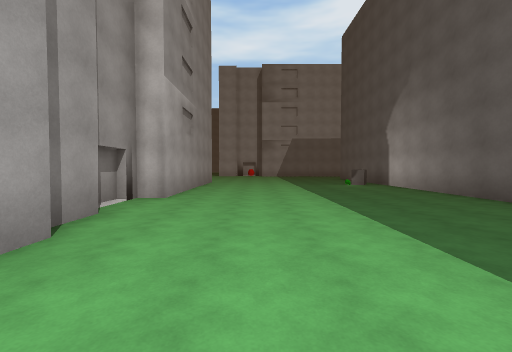
[1] (above)

24 first-person views from a walk through a scene from a Unity 3-D project. The camera is 1.5 m above the floor, tilts 2° down and sees 90° across. The floor is counted in squares, 2 m on a side. Each view is taken from the middle of a square. On the plan, view 1 faces up. The plan holds only what a view shows up to about 9 squares ahead; the rest is blank. The place goes on beyond the plan. The player character is not drawn. Some animated figures are left out.

[2]
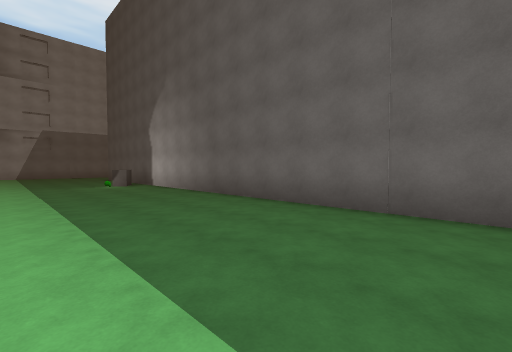

[3]
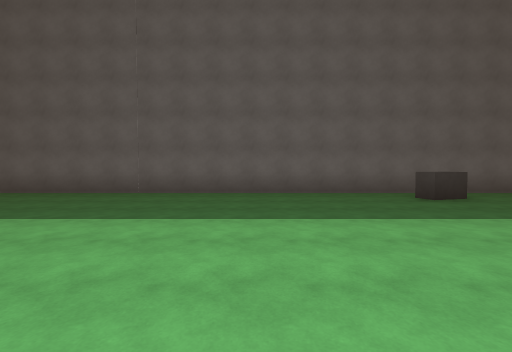

[4]
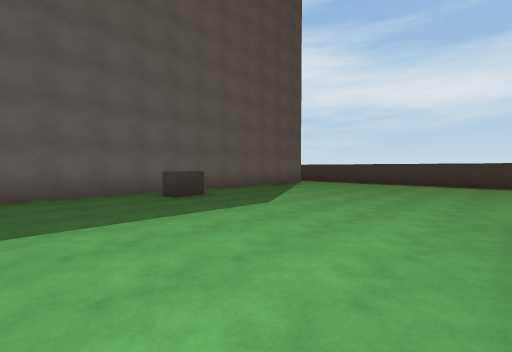

[5]
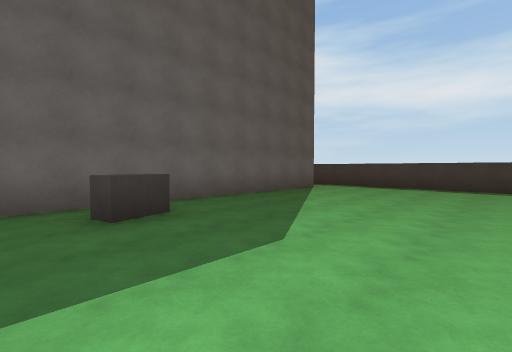

[6]
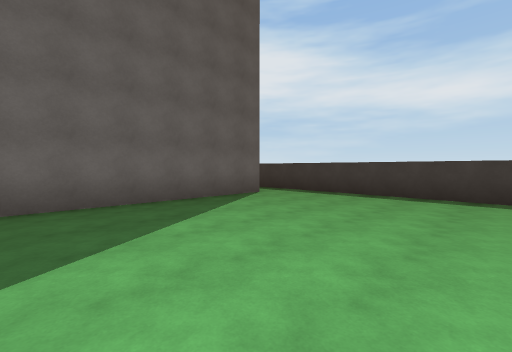

[7]
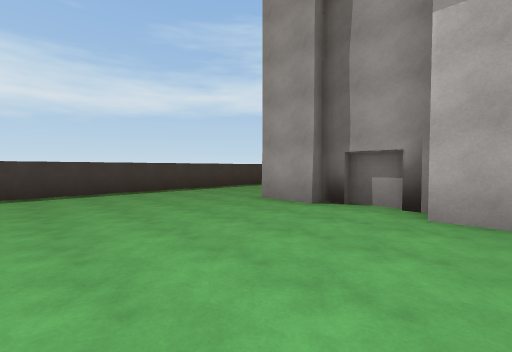

[8]
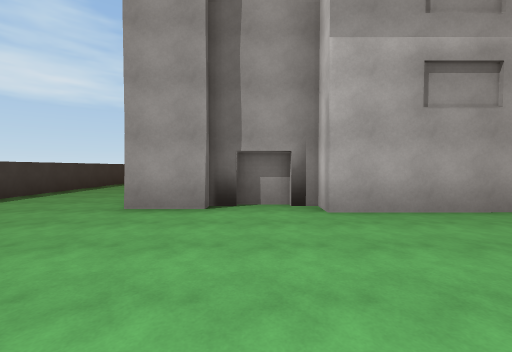

[9]
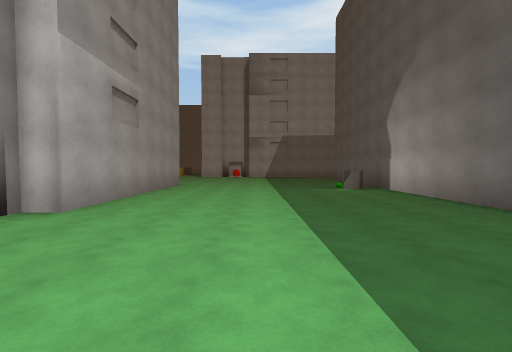

[10]
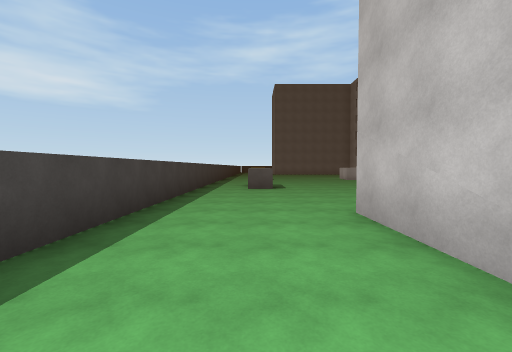

[11]
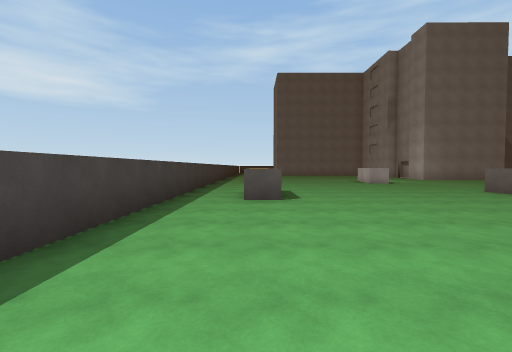

[12]
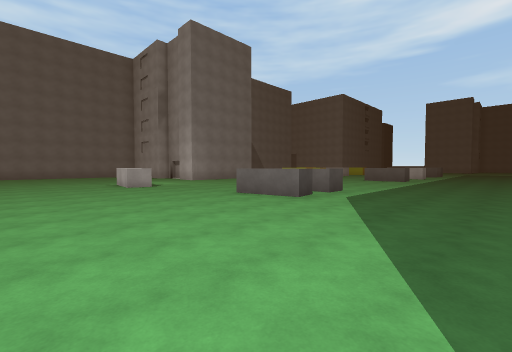

[13]
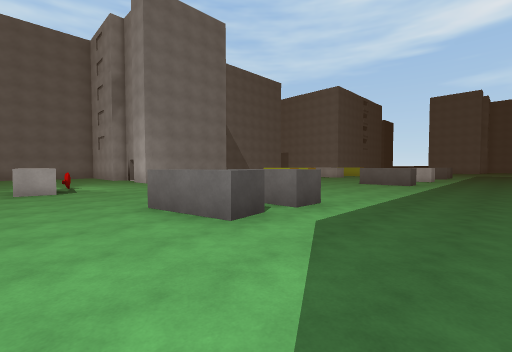

[14]
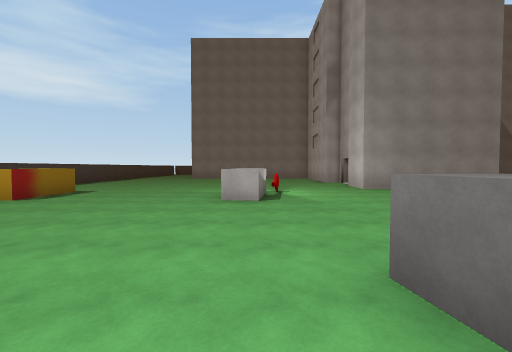

[15]
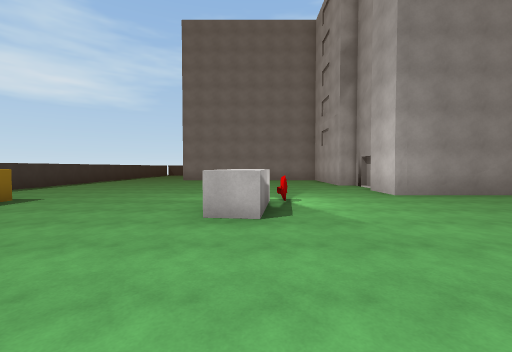

[16]
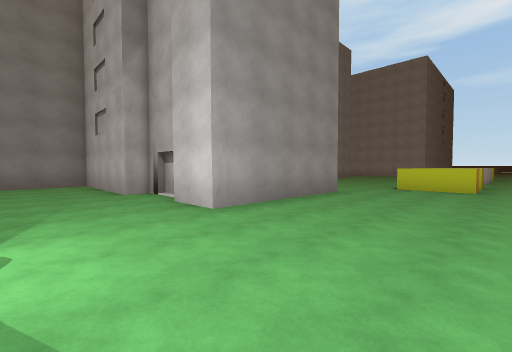

[17]
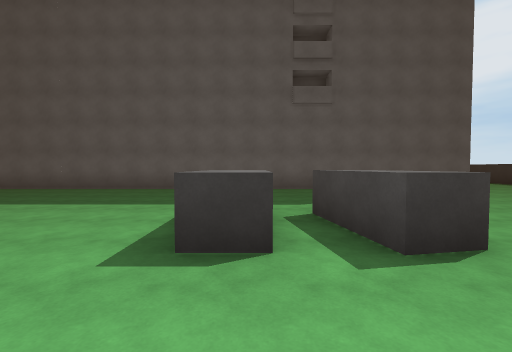

[18]
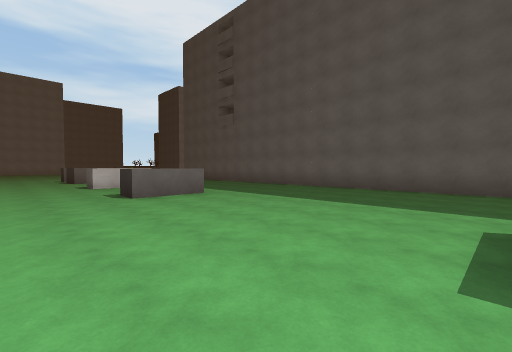

[19]
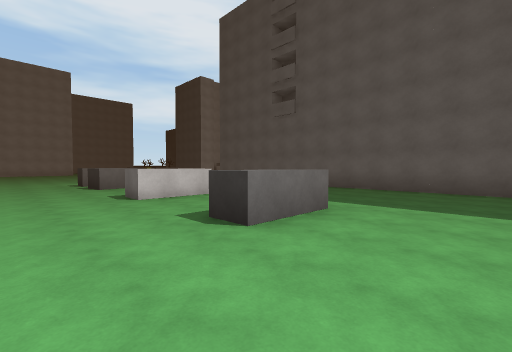

[20]
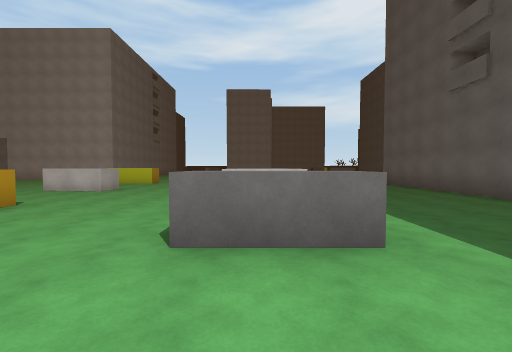

[21]
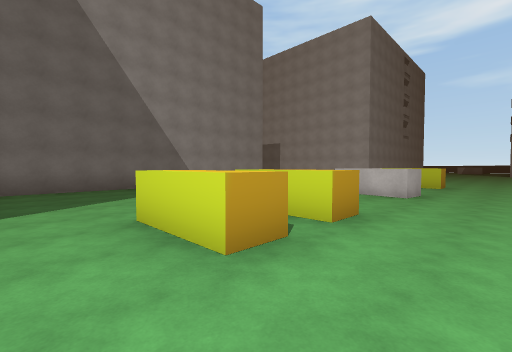

[22]
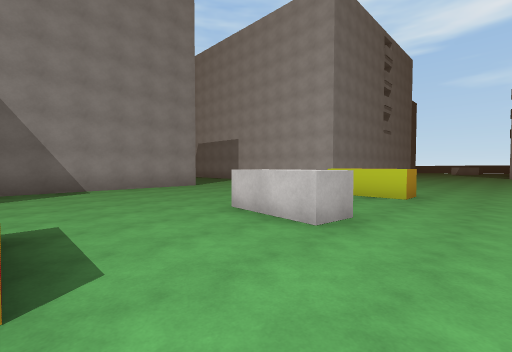

[23]
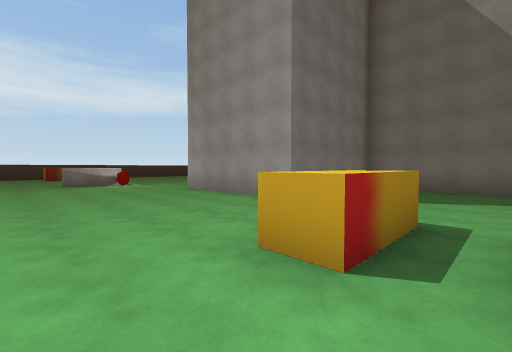

[24]
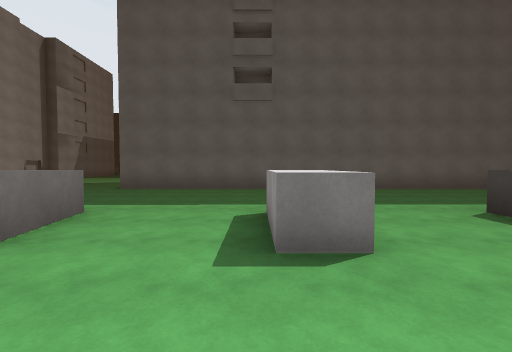

### Floor plan
Key: @ floor where view 1 was taken; # wall or solid block; . floor; ^ raised ledge; O other object.
Columns run from 29 left of view 1 to 6 right of it. Each row starts with its distance up from view 1.
 11       ..   .....OO....#    ......O^
 10      .... O...........#    ........#
  9     ......OO..........#    ........#
  8     ..................#    ........#
  7     ............OO....#    ........#
  6     ......OO..........#   #........#
  5     ..................#   O........#
  4     ......OO....OO....#   #........#
  3     ..................#   #........#
  2     ..................#    ........#
  1     #####.............#     .......#
  0         #.............#      @.....#
 -1         #.............#     .......#
 -2        ##.............#    ........#
 -3      #.#O.............#    ........#
 -4   ..............OO....#    ........#
 -5 #...............OO....#    ........#
 -6 #........O......O.....#    ......^.#
 -7         ..OO..........#    ......^.#
 -8         ..............#   #........#
 -9       ................#   O........#
-10       ................#   #........#
-11       ................### O........#
-12       ....... .....................#
-13       ....OO   .OO.................#
-14       ...     ......................
-15       ####    ######################

Where each view was taken, in squares from view 1:
view 1: 0 up, 0 right, facing up
view 2: 0 up, 1 right, facing up-right
view 3: 2 down, 2 left, facing right
view 4: 3 down, 2 left, facing down-right
view 5: 5 down, 0 right, facing down-right
view 6: 8 down, 0 right, facing down-right
view 7: 7 down, 2 right, facing down-left
view 8: 9 down, 2 right, facing left
view 9: 2 up, 1 right, facing up
view 10: 13 down, 3 left, facing left
view 11: 13 down, 6 left, facing left
view 12: 11 down, 8 left, facing up-left
view 13: 8 down, 9 left, facing up-left
view 14: 7 down, 12 left, facing left
view 15: 7 down, 14 left, facing left
view 16: 6 down, 17 left, facing up-left
view 17: 4 down, 16 left, facing right
view 18: 3 down, 16 left, facing up-right
view 19: 1 up, 16 left, facing up-right
view 20: 1 up, 13 left, facing up
view 21: 2 up, 16 left, facing up-left
view 22: 6 up, 16 left, facing up-left
view 23: 5 up, 16 left, facing down-left
view 24: 8 up, 16 left, facing right
